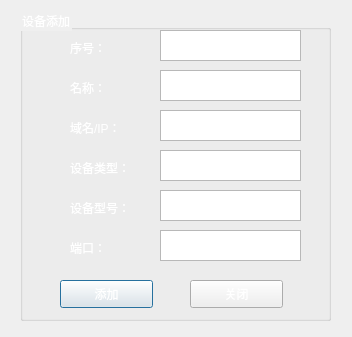
<?xml version="1.0" encoding="UTF-8"?>
<ui version="4.0">
 <class>ListAdd_Dia</class>
 <widget class="QDialog" name="ListAdd_Dia">
  <property name="geometry">
   <rect>
    <x>0</x>
    <y>0</y>
    <width>352</width>
    <height>337</height>
   </rect>
  </property>
  <property name="windowTitle">
   <string>设备添加</string>
  </property>
  <widget class="QGroupBox" name="groupBox">
   <property name="geometry">
    <rect>
     <x>20</x>
     <y>10</y>
     <width>311</width>
     <height>311</height>
    </rect>
   </property>
   <property name="styleSheet">
    <string notr="true">color: rgb(255, 255, 255);</string>
   </property>
   <property name="title">
    <string>设备添加</string>
   </property>
   <widget class="QLabel" name="label">
    <property name="geometry">
     <rect>
      <x>50</x>
      <y>30</y>
      <width>68</width>
      <height>15</height>
     </rect>
    </property>
    <property name="text">
     <string>序号：</string>
    </property>
   </widget>
   <widget class="QTextEdit" name="tEt_ID">
    <property name="geometry">
     <rect>
      <x>140</x>
      <y>20</y>
      <width>141</width>
      <height>31</height>
     </rect>
    </property>
   </widget>
   <widget class="QLabel" name="label_2">
    <property name="geometry">
     <rect>
      <x>50</x>
      <y>70</y>
      <width>68</width>
      <height>15</height>
     </rect>
    </property>
    <property name="text">
     <string>名称：</string>
    </property>
   </widget>
   <widget class="QTextEdit" name="tEt_name">
    <property name="geometry">
     <rect>
      <x>140</x>
      <y>60</y>
      <width>141</width>
      <height>31</height>
     </rect>
    </property>
   </widget>
   <widget class="QLabel" name="label_3">
    <property name="geometry">
     <rect>
      <x>50</x>
      <y>110</y>
      <width>68</width>
      <height>15</height>
     </rect>
    </property>
    <property name="text">
     <string>域名/IP：</string>
    </property>
   </widget>
   <widget class="QTextEdit" name="tEt_IP">
    <property name="geometry">
     <rect>
      <x>140</x>
      <y>100</y>
      <width>141</width>
      <height>31</height>
     </rect>
    </property>
   </widget>
   <widget class="QLabel" name="label_4">
    <property name="geometry">
     <rect>
      <x>50</x>
      <y>150</y>
      <width>68</width>
      <height>15</height>
     </rect>
    </property>
    <property name="text">
     <string>设备类型：</string>
    </property>
   </widget>
   <widget class="QTextEdit" name="tEt_Type">
    <property name="geometry">
     <rect>
      <x>140</x>
      <y>140</y>
      <width>141</width>
      <height>31</height>
     </rect>
    </property>
   </widget>
   <widget class="QLabel" name="label_5">
    <property name="geometry">
     <rect>
      <x>50</x>
      <y>190</y>
      <width>68</width>
      <height>15</height>
     </rect>
    </property>
    <property name="text">
     <string>设备型号：</string>
    </property>
   </widget>
   <widget class="QTextEdit" name="tEt_TypeID">
    <property name="geometry">
     <rect>
      <x>140</x>
      <y>180</y>
      <width>141</width>
      <height>31</height>
     </rect>
    </property>
   </widget>
   <widget class="QLabel" name="label_6">
    <property name="geometry">
     <rect>
      <x>50</x>
      <y>230</y>
      <width>68</width>
      <height>15</height>
     </rect>
    </property>
    <property name="text">
     <string>端口：</string>
    </property>
   </widget>
   <widget class="QTextEdit" name="tEt_Port">
    <property name="geometry">
     <rect>
      <x>140</x>
      <y>220</y>
      <width>141</width>
      <height>31</height>
     </rect>
    </property>
   </widget>
   <widget class="QPushButton" name="pBn_Add">
    <property name="geometry">
     <rect>
      <x>40</x>
      <y>270</y>
      <width>93</width>
      <height>28</height>
     </rect>
    </property>
    <property name="styleSheet">
     <string notr="true">color: rgb(255, 255, 255);</string>
    </property>
    <property name="text">
     <string>添加</string>
    </property>
   </widget>
   <widget class="QPushButton" name="pBn_Close">
    <property name="geometry">
     <rect>
      <x>170</x>
      <y>270</y>
      <width>93</width>
      <height>28</height>
     </rect>
    </property>
    <property name="styleSheet">
     <string notr="true">color: rgb(255, 255, 255);</string>
    </property>
    <property name="text">
     <string>关闭</string>
    </property>
   </widget>
  </widget>
 </widget>
 <resources/>
 <connections/>
</ui>
